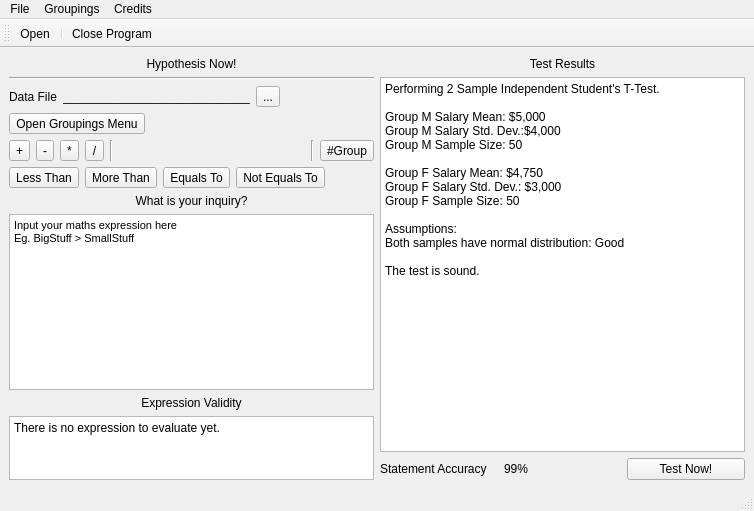
<?xml version="1.0" encoding="UTF-8"?>
<ui version="4.0">
 <class>MainWindow</class>
 <widget class="QMainWindow" name="MainWindow">
  <property name="windowModality">
   <enum>Qt::NonModal</enum>
  </property>
  <property name="geometry">
   <rect>
    <x>0</x>
    <y>0</y>
    <width>754</width>
    <height>511</height>
   </rect>
  </property>
  <property name="windowTitle">
   <string>MainWindow</string>
  </property>
  <widget class="QWidget" name="centralwidget">
   <layout class="QHBoxLayout" name="horizontalLayout_2">
    <item>
     <layout class="QVBoxLayout" name="verticalLayout">
      <item>
       <widget class="QLabel" name="topLabel">
        <property name="sizePolicy">
         <sizepolicy hsizetype="Minimum" vsizetype="Fixed">
          <horstretch>0</horstretch>
          <verstretch>0</verstretch>
         </sizepolicy>
        </property>
        <property name="text">
         <string>Hypothesis Now!</string>
        </property>
        <property name="textFormat">
         <enum>Qt::RichText</enum>
        </property>
        <property name="alignment">
         <set>Qt::AlignCenter</set>
        </property>
        <property name="wordWrap">
         <bool>false</bool>
        </property>
       </widget>
      </item>
      <item>
       <widget class="Line" name="line">
        <property name="orientation">
         <enum>Qt::Horizontal</enum>
        </property>
       </widget>
      </item>
      <item>
       <layout class="QHBoxLayout" name="horizontalLayout">
        <item>
         <widget class="QLabel" name="filenameLabel">
          <property name="text">
           <string>Data File</string>
          </property>
         </widget>
        </item>
        <item>
         <widget class="QLabel" name="filenameDisplay">
          <property name="text">
           <string>____________________________</string>
          </property>
         </widget>
        </item>
        <item>
         <widget class="QToolButton" name="filenameSelectButton">
          <property name="text">
           <string>...</string>
          </property>
          <property name="icon">
           <iconset resource="Images/Images.qrc">
            <normaloff>:/Resources/Open-icon.png</normaloff>:/Resources/Open-icon.png</iconset>
          </property>
         </widget>
        </item>
        <item>
         <spacer name="horizontalSpacer">
          <property name="orientation">
           <enum>Qt::Horizontal</enum>
          </property>
          <property name="sizeHint" stdset="0">
           <size>
            <width>40</width>
            <height>20</height>
           </size>
          </property>
         </spacer>
        </item>
       </layout>
      </item>
      <item>
       <widget class="QToolButton" name="toolButton_10">
        <property name="text">
         <string>Open Groupings Menu</string>
        </property>
       </widget>
      </item>
      <item>
       <layout class="QHBoxLayout" name="horizontalLayout_3">
        <item>
         <widget class="QToolButton" name="plusButton">
          <property name="text">
           <string>+</string>
          </property>
         </widget>
        </item>
        <item>
         <widget class="QToolButton" name="minusButton">
          <property name="text">
           <string>-</string>
          </property>
         </widget>
        </item>
        <item>
         <widget class="QToolButton" name="multiplyButton">
          <property name="text">
           <string>*</string>
          </property>
         </widget>
        </item>
        <item>
         <widget class="QToolButton" name="divideButton">
          <property name="text">
           <string>/</string>
          </property>
         </widget>
        </item>
        <item>
         <widget class="Line" name="line_2">
          <property name="orientation">
           <enum>Qt::Vertical</enum>
          </property>
         </widget>
        </item>
        <item>
         <spacer name="horizontalSpacer_2">
          <property name="orientation">
           <enum>Qt::Horizontal</enum>
          </property>
          <property name="sizeHint" stdset="0">
           <size>
            <width>40</width>
            <height>20</height>
           </size>
          </property>
         </spacer>
        </item>
        <item>
         <widget class="Line" name="line_3">
          <property name="orientation">
           <enum>Qt::Vertical</enum>
          </property>
         </widget>
        </item>
        <item>
         <widget class="QToolButton" name="groupButton">
          <property name="text">
           <string>#Group</string>
          </property>
         </widget>
        </item>
       </layout>
      </item>
      <item>
       <layout class="QHBoxLayout" name="horizontalLayout_7">
        <item>
         <widget class="QToolButton" name="lessThanButton">
          <property name="text">
           <string>Less Than</string>
          </property>
         </widget>
        </item>
        <item>
         <widget class="QToolButton" name="moreThanButton">
          <property name="text">
           <string>More Than</string>
          </property>
         </widget>
        </item>
        <item>
         <widget class="QToolButton" name="equalsToButton">
          <property name="text">
           <string>Equals To</string>
          </property>
         </widget>
        </item>
        <item>
         <widget class="QToolButton" name="notEqualsToButton">
          <property name="text">
           <string>Not Equals To</string>
          </property>
         </widget>
        </item>
        <item>
         <spacer name="horizontalSpacer_3">
          <property name="orientation">
           <enum>Qt::Horizontal</enum>
          </property>
          <property name="sizeHint" stdset="0">
           <size>
            <width>40</width>
            <height>20</height>
           </size>
          </property>
         </spacer>
        </item>
       </layout>
      </item>
      <item>
       <widget class="QLabel" name="inquiryTopLabel">
        <property name="text">
         <string>What is your inquiry?</string>
        </property>
        <property name="alignment">
         <set>Qt::AlignCenter</set>
        </property>
       </widget>
      </item>
      <item>
       <widget class="QTextEdit" name="inquiryInput">
        <property name="html">
         <string>&lt;!DOCTYPE HTML PUBLIC &quot;-//W3C//DTD HTML 4.0//EN&quot; &quot;http://www.w3.org/TR/REC-html40/strict.dtd&quot;&gt;
&lt;html&gt;&lt;head&gt;&lt;meta name=&quot;qrichtext&quot; content=&quot;1&quot; /&gt;&lt;style type=&quot;text/css&quot;&gt;
p, li { white-space: pre-wrap; }
&lt;/style&gt;&lt;/head&gt;&lt;body style=&quot; font-family:'MS Shell Dlg 2'; font-size:7.5pt; font-weight:400; font-style:normal;&quot;&gt;
&lt;p style=&quot; margin-top:0px; margin-bottom:0px; margin-left:0px; margin-right:0px; -qt-block-indent:0; text-indent:0px;&quot;&gt;&lt;span style=&quot; font-size:8pt;&quot;&gt;Input your maths expression here&lt;/span&gt;&lt;/p&gt;
&lt;p style=&quot; margin-top:0px; margin-bottom:0px; margin-left:0px; margin-right:0px; -qt-block-indent:0; text-indent:0px;&quot;&gt;&lt;span style=&quot; font-size:8pt;&quot;&gt;Eg. BigStuff &amp;gt; SmallStuff&lt;/span&gt;&lt;/p&gt;&lt;/body&gt;&lt;/html&gt;</string>
        </property>
       </widget>
      </item>
      <item>
       <widget class="QLabel" name="validityLabel">
        <property name="text">
         <string>Expression Validity</string>
        </property>
        <property name="alignment">
         <set>Qt::AlignCenter</set>
        </property>
       </widget>
      </item>
      <item>
       <layout class="QHBoxLayout" name="horizontalLayout_4">
        <item>
         <widget class="QPlainTextEdit" name="validityDisplay">
          <property name="sizePolicy">
           <sizepolicy hsizetype="Expanding" vsizetype="Maximum">
            <horstretch>0</horstretch>
            <verstretch>0</verstretch>
           </sizepolicy>
          </property>
          <property name="maximumSize">
           <size>
            <width>16777215</width>
            <height>64</height>
           </size>
          </property>
          <property name="plainText">
           <string>There is no expression to evaluate yet.</string>
          </property>
          <property name="textInteractionFlags">
           <set>Qt::TextSelectableByMouse</set>
          </property>
         </widget>
        </item>
       </layout>
      </item>
     </layout>
    </item>
    <item>
     <layout class="QVBoxLayout" name="verticalLayout_2">
      <item>
       <widget class="QLabel" name="resultsTopLabel">
        <property name="text">
         <string>Test Results</string>
        </property>
        <property name="alignment">
         <set>Qt::AlignCenter</set>
        </property>
       </widget>
      </item>
      <item>
       <widget class="QTextBrowser" name="resultsDisplay">
        <property name="font">
         <font>
          <pointsize>6</pointsize>
         </font>
        </property>
        <property name="html">
         <string>&lt;!DOCTYPE HTML PUBLIC &quot;-//W3C//DTD HTML 4.0//EN&quot; &quot;http://www.w3.org/TR/REC-html40/strict.dtd&quot;&gt;
&lt;html&gt;&lt;head&gt;&lt;meta name=&quot;qrichtext&quot; content=&quot;1&quot; /&gt;&lt;style type=&quot;text/css&quot;&gt;
p, li { white-space: pre-wrap; }
&lt;/style&gt;&lt;/head&gt;&lt;body style=&quot; font-family:'MS Shell Dlg 2'; font-size:6pt; font-weight:400; font-style:normal;&quot;&gt;
&lt;p style=&quot; margin-top:0px; margin-bottom:0px; margin-left:0px; margin-right:0px; -qt-block-indent:0; text-indent:0px;&quot;&gt;&lt;span style=&quot; font-family:'.Lucida Grande UI'; font-size:9pt;&quot;&gt;Performing 2 Sample Independent Student's T-Test.&lt;/span&gt;&lt;/p&gt;
&lt;p style=&quot;-qt-paragraph-type:empty; margin-top:0px; margin-bottom:0px; margin-left:0px; margin-right:0px; -qt-block-indent:0; text-indent:0px; font-family:'.Lucida Grande UI'; font-size:9pt;&quot;&gt;&lt;br /&gt;&lt;/p&gt;
&lt;p style=&quot; margin-top:0px; margin-bottom:0px; margin-left:0px; margin-right:0px; -qt-block-indent:0; text-indent:0px;&quot;&gt;&lt;span style=&quot; font-family:'.Lucida Grande UI'; font-size:9pt;&quot;&gt;Group M Salary Mean: $5,000&lt;/span&gt;&lt;/p&gt;
&lt;p style=&quot; margin-top:0px; margin-bottom:0px; margin-left:0px; margin-right:0px; -qt-block-indent:0; text-indent:0px;&quot;&gt;&lt;span style=&quot; font-family:'.Lucida Grande UI'; font-size:9pt;&quot;&gt;Group M Salary Std. Dev.:$4,000&lt;/span&gt;&lt;/p&gt;
&lt;p style=&quot; margin-top:0px; margin-bottom:0px; margin-left:0px; margin-right:0px; -qt-block-indent:0; text-indent:0px;&quot;&gt;&lt;span style=&quot; font-family:'.Lucida Grande UI'; font-size:9pt;&quot;&gt;Group M Sample Size: 50&lt;/span&gt;&lt;/p&gt;
&lt;p style=&quot;-qt-paragraph-type:empty; margin-top:0px; margin-bottom:0px; margin-left:0px; margin-right:0px; -qt-block-indent:0; text-indent:0px; font-family:'.Lucida Grande UI'; font-size:9pt;&quot;&gt;&lt;br /&gt;&lt;/p&gt;
&lt;p style=&quot; margin-top:0px; margin-bottom:0px; margin-left:0px; margin-right:0px; -qt-block-indent:0; text-indent:0px;&quot;&gt;&lt;span style=&quot; font-family:'.Lucida Grande UI'; font-size:9pt;&quot;&gt;Group F Salary Mean: $4,750&lt;/span&gt;&lt;/p&gt;
&lt;p style=&quot; margin-top:0px; margin-bottom:0px; margin-left:0px; margin-right:0px; -qt-block-indent:0; text-indent:0px;&quot;&gt;&lt;span style=&quot; font-family:'.Lucida Grande UI'; font-size:9pt;&quot;&gt;Group F Salary Std. Dev.: $3,000&lt;/span&gt;&lt;/p&gt;
&lt;p style=&quot; margin-top:0px; margin-bottom:0px; margin-left:0px; margin-right:0px; -qt-block-indent:0; text-indent:0px;&quot;&gt;&lt;span style=&quot; font-family:'.Lucida Grande UI'; font-size:9pt;&quot;&gt;Group F Sample Size: 50&lt;/span&gt;&lt;/p&gt;
&lt;p style=&quot;-qt-paragraph-type:empty; margin-top:0px; margin-bottom:0px; margin-left:0px; margin-right:0px; -qt-block-indent:0; text-indent:0px; font-family:'.Lucida Grande UI'; font-size:9pt;&quot;&gt;&lt;br /&gt;&lt;/p&gt;
&lt;p style=&quot; margin-top:0px; margin-bottom:0px; margin-left:0px; margin-right:0px; -qt-block-indent:0; text-indent:0px;&quot;&gt;&lt;span style=&quot; font-family:'.Lucida Grande UI'; font-size:9pt;&quot;&gt;Assumptions:&lt;/span&gt;&lt;/p&gt;
&lt;p style=&quot; margin-top:0px; margin-bottom:0px; margin-left:0px; margin-right:0px; -qt-block-indent:0; text-indent:0px;&quot;&gt;&lt;span style=&quot; font-family:'.Lucida Grande UI'; font-size:9pt;&quot;&gt;Both samples have normal distribution: Good&lt;/span&gt;&lt;/p&gt;
&lt;p style=&quot;-qt-paragraph-type:empty; margin-top:0px; margin-bottom:0px; margin-left:0px; margin-right:0px; -qt-block-indent:0; text-indent:0px; font-family:'.Lucida Grande UI'; font-size:9pt;&quot;&gt;&lt;br /&gt;&lt;/p&gt;
&lt;p style=&quot; margin-top:0px; margin-bottom:0px; margin-left:0px; margin-right:0px; -qt-block-indent:0; text-indent:0px;&quot;&gt;&lt;span style=&quot; font-family:'.Lucida Grande UI'; font-size:9pt;&quot;&gt;The test is sound.&lt;/span&gt;&lt;/p&gt;&lt;/body&gt;&lt;/html&gt;</string>
        </property>
       </widget>
      </item>
      <item>
       <layout class="QHBoxLayout" name="horizontalLayout_5">
        <item>
         <widget class="QLabel" name="confidenceLabel">
          <property name="text">
           <string>Statement Accuracy</string>
          </property>
         </widget>
        </item>
        <item>
         <widget class="QLabel" name="confidenceDisplay">
          <property name="text">
           <string>99%</string>
          </property>
         </widget>
        </item>
        <item>
         <widget class="QPushButton" name="testNowButton">
          <property name="text">
           <string>Test Now!</string>
          </property>
         </widget>
        </item>
       </layout>
      </item>
     </layout>
    </item>
   </layout>
  </widget>
  <widget class="QMenuBar" name="menubar">
   <property name="geometry">
    <rect>
     <x>0</x>
     <y>0</y>
     <width>754</width>
     <height>26</height>
    </rect>
   </property>
   <widget class="QMenu" name="menuFile">
    <property name="title">
     <string>File</string>
    </property>
    <addaction name="action_open"/>
    <addaction name="separator"/>
    <addaction name="actionClose_Program"/>
   </widget>
   <widget class="QMenu" name="menuCredits">
    <property name="title">
     <string>Credits</string>
    </property>
   </widget>
   <widget class="QMenu" name="menuGroupings">
    <property name="title">
     <string>Groupings</string>
    </property>
    <addaction name="actionGroupings_Menu"/>
   </widget>
   <addaction name="menuFile"/>
   <addaction name="menuGroupings"/>
   <addaction name="menuCredits"/>
  </widget>
  <widget class="QStatusBar" name="statusbar"/>
  <widget class="QToolBar" name="toolBar">
   <property name="windowTitle">
    <string>toolBar</string>
   </property>
   <attribute name="toolBarArea">
    <enum>TopToolBarArea</enum>
   </attribute>
   <attribute name="toolBarBreak">
    <bool>false</bool>
   </attribute>
   <addaction name="action_open"/>
   <addaction name="separator"/>
   <addaction name="actionClose_Program"/>
  </widget>
  <action name="action_open">
   <property name="icon">
    <iconset resource="Images/Images.qrc">
     <normaloff>:/Resources/Open-icon.png</normaloff>:/Resources/Open-icon.png</iconset>
   </property>
   <property name="text">
    <string>Open</string>
   </property>
  </action>
  <action name="actionClose_Program">
   <property name="icon">
    <iconset resource="Images/Images.qrc">
     <normaloff>:/Resources/shut_down.png</normaloff>:/Resources/shut_down.png</iconset>
   </property>
   <property name="text">
    <string>Close Program</string>
   </property>
  </action>
  <action name="actionAdd_Group">
   <property name="text">
    <string>Add Group</string>
   </property>
  </action>
  <action name="actionModify_Groups">
   <property name="text">
    <string>Modify Groups</string>
   </property>
  </action>
  <action name="actionDelete_Groups">
   <property name="text">
    <string>Delete Groups</string>
   </property>
  </action>
  <action name="actionGroupings_Menu">
   <property name="text">
    <string>Groupings Menu</string>
   </property>
  </action>
 </widget>
 <resources>
  <include location="Images/Images.qrc"/>
 </resources>
 <connections/>
</ui>
